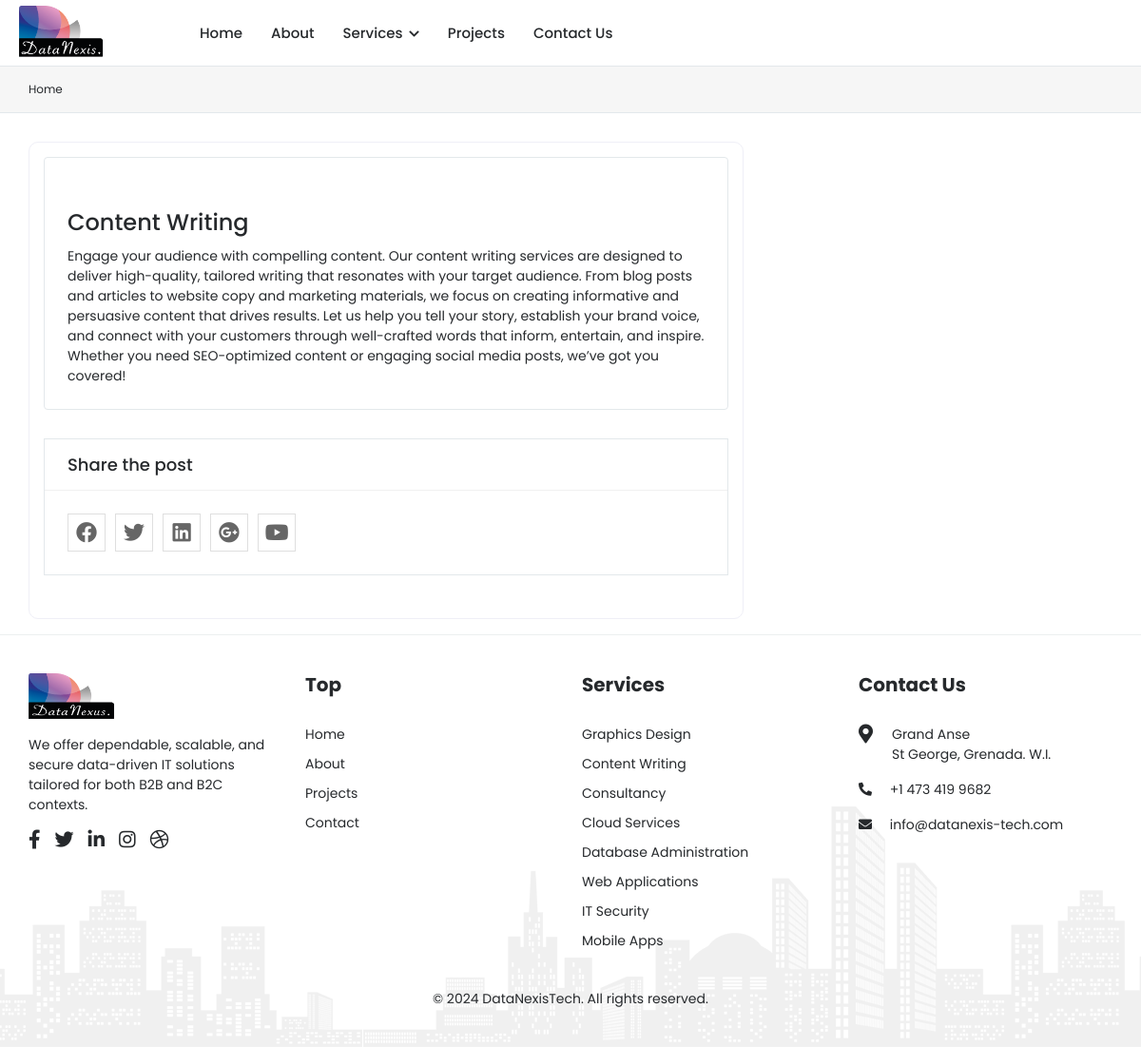
The page /single_service/content-writing/ on the database its author committed.
### pages/models.py (models this page shows, shortened)
class Service(models.Model):
    service = models.ForeignKey(ServiceTitle, on_delete=models.CASCADE, blank=True, null=True)
    icon = models.ImageField(upload_to='icon/', blank=True, null=True)
    icon2 = models.ImageField(upload_to='icon2/', blank=True, null=True)
    description = models.TextField(blank=True, null=True)
    created_at = models.DateTimeField(auto_now_add=True)
    modified_at = models.DateTimeField(auto_now=True)
    def __str__(self):
        return self.service.title

class ServiceTitle(models.Model):
    title =  models.CharField(max_length=200)
    slug = models.SlugField()
    image = models.ImageField(upload_to='services/', blank=True, null=True)

### pages/views.py (the view)
# urls.py: path('single_service/<str:slug>/', single_service, name='single_service'),
def single_service(request, slug):
    service = Service.objects.get(service__slug=slug)
    allServe = Service.objects.exclude(id=service.id)
    print('service ======', service.service.title)
    context = {
        'service': service,
        'allServe': allServe,
    }
    return render(request, 'pages/single_service.html', context)

### pages/context_processors.py (called while the page is built)
def allServices(request):
    allServices = Service.objects.all()
    return dict(allServices=allServices)

def team(request):
    team = Team.objects.all().order_by('-name')
    return dict(team=team)

### templates/pages/single_service.html (shortened to what this page needs)
{% extends 'base.html' %}
{% load static %}
{% block content %}
<div class="breadcrumb-bar">
    <div class="container-fluid">
        <div class="row align-items-center">
            <div class="col-md-12 col-12">
                <nav aria-label="breadcrumb" class="page-breadcrumb">
                    <ol class="breadcrumb">
                        <li class="breadcrumb-item"><a href="/">Home</a></li>
                    </ol>
                </nav>
            </div>
        </div>
    </div>
</div>
<div class="content">
    <div class="container-fluid">
        <div class="row">
            <div class="col-lg-8 col-md-12 mb-3">
                <div class="blog-view">
                    <div class="blog blog-single-post">
                        <h3 class="blog-title">{{service}}</h3>
                        <div class="blog-content">
                            {{service.description}}
                        </div>
                    </div>
                    <div class="card blog-share clearfix">
                        <div class="card-header">
                            <h4 class="card-title">Share the post</h4>
                        </div>
                        <div class="card-body">
                            <ul class="social-share">
                                <li><a href="#" title="Facebook"><i class="fab fa-facebook"></i></a></li>
                                <li><a href="#" title="Twitter"><i class="fab fa-twitter"></i></a></li>
                                <li><a href="#" title="Linkedin"><i class="fab fa-linkedin"></i></a></li>
                                <li><a href="#" title="Google Plus"><i class="fab fa-google-plus"></i></a></li>
                                <li><a href="#" title="Youtube"><i class="fab fa-youtube"></i></a></li>
                            </ul>
                        </div>
                    </div>
            </div>
    </div>
    </div>
</div>
{% endblock content %}

### templates/includes/footer.html (shortened to what this page needs)
{% load static %}
<footer class="footer">
    <div class="footer-top aos" >
        <div class="container-fluid">
            <div class="row">
                <div class="col-lg-3 col-md-6">
                    <div class="footer-widget footer-about">
                        <div class="footer-logo">
                            <img class="widthh90" src="{% static 'assets/img/DataNexus-logo.png' %}" alt="logo">
                        </div>
                        <div class="footer-about-content">
                            <p>
                                We offer dependable, scalable, and secure data-driven IT solutions tailored for both B2B and B2C contexts.
                            </p>
                            <div class="social-icon">
                                <ul>
                                    <li>
                                        <a href="#" target="_blank"><i class="fab fa-facebook-f"></i> </a>
                                    </li>
                                    <li>
                                        <a href="#" target="_blank"><i class="fab fa-twitter"></i> </a>
                                    </li>
                                    <li>
                                        <a href="#" target="_blank"><i class="fab fa-linkedin-in"></i></a>
                                    </li>
                                    <li>
                                        <a href="#" target="_blank"><i class="fab fa-instagram"></i></a>
                                    </li>
                                    <li>
                                        <a href="#" target="_blank"><i class="fab fa-dribbble"></i> </a>
                                    </li>
                                </ul>
                            </div>
                        </div>
                    </div>
                </div>
                <div class="col-lg-3 col-md-6">
                    <div class="footer-widget footer-menu">
                        <h2 class="footer-title">Top</h2>
                        <ul>
                            <li><a href="{% url 'home' %}">Home</a></li>
                            <li><a href="{% url 'about' %}">About</a></li>
                            <li><a href="{% url 'projects' %}">Projects</a></li>
                            <li><a href="{% url 'contact' %}">Contact</a></li>
                        </ul>
                    </div>
                </div>
                <div class="col-lg-3 col-md-6">
                    <div class="footer-widget footer-menu">
                        <h2 class="footer-title">Services</h2>
                        <ul>
                            {% for i in allServices %}
                            <li><a href="{% url 'single_service' i.service.slug %}">{{i.service.title}}</a></li>
                            {%endfor%}
                        </ul>
                    </div>
                </div>
                <div class="col-lg-3 col-md-6">
                    <div class="footer-widget footer-contact">
                        <h2 class="footer-title">Contact Us</h2>
                        <div class="footer-contact-info">
                            <div class="footer-address">
                                <span><i class="fas fa-map-marker-alt"></i></span>
                                <p>Grand Anse<br>St George, Grenada. W.I. </p>
                            </div>
                            <p>
                                <i class="fas fa-phone-alt"></i>
                                +1 473 419 9682
                            </p>
                            <p class="mb-0">
                                <i class="fas fa-envelope"></i>
                                info@datanexis-tech.com
                            </p>
                        </div>
                    </div>
                </div>
            </div>
        </div>
    </div>
    <div class="footer-bottom">
        <div class="container-fluid">
            <div class="copyright">
                <div class="row">
                    <div class="col-12 text-center">
                        <div class="copyright-text">
                            <p class="mb-0">&copy; 2024 DataNexisTech. All rights reserved.</p>
                        </div>
                    </div>
                </div>
            </div>
        </div>
    </div>
</footer>
</div>
</div>
    </body>
</html>

### datanexistech/static/assets/css/custom.css (style rules this page uses)
.widthh90 { width: 90px; }

### rows shown on the page
Service: service.title "Content Writing", description "Engage your audience with compelling content. Our content writing services are designed to deliver high-quality, tailored writing that resonates with your target audience. From blog posts and articles to website copy and marketing materials, we focus on creating informative and persuasive content that drives results. Let us help you tell your story, establish your brand voice, and connect with your customers through well-crafted words that inform, entertain, and inspire. Whether you need SEO-optimized content or engaging social media posts, we’ve got you covered!", service "Content Writing"
Service: service "Graphics Design"
Service: service "Consultancy"
Service: service "Cloud Services"
Service: service "Database Administration"
Service: service "Web Applications"
Service: service "IT Security"
Service: service "Mobile Apps"
